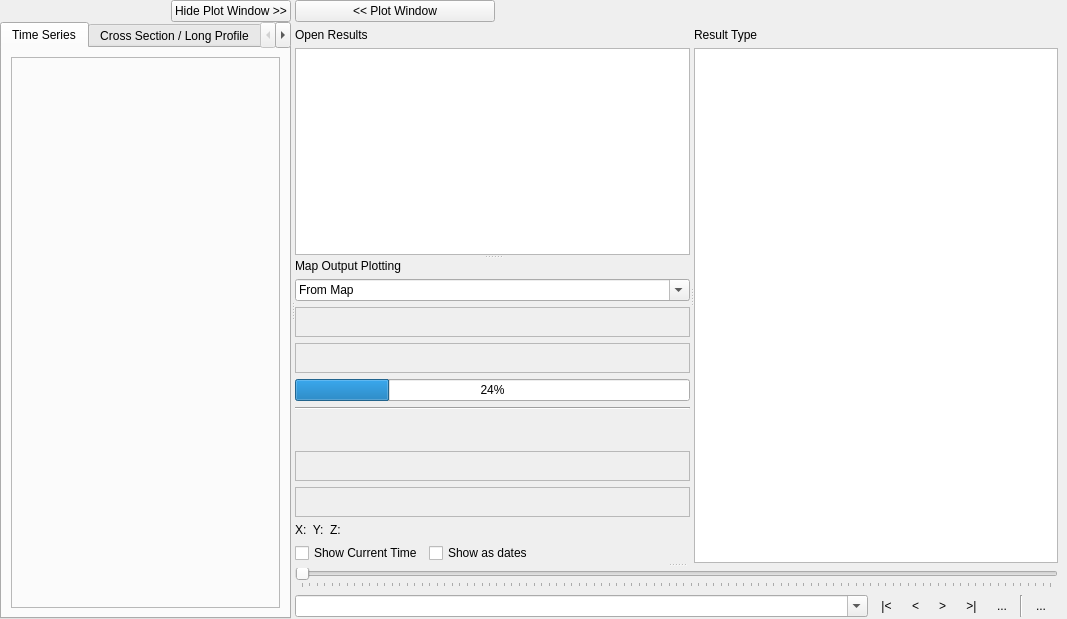
<?xml version="1.0" encoding="UTF-8"?>
<ui version="4.0">
 <class>Tuplot</class>
 <widget class="QDockWidget" name="Tuplot">
  <property name="geometry">
   <rect>
    <x>0</x>
    <y>0</y>
    <width>1067</width>
    <height>619</height>
   </rect>
  </property>
  <property name="windowTitle">
   <string>TUFLOW Viewer</string>
  </property>
  <widget class="QWidget" name="dockWidgetContents">
   <layout class="QVBoxLayout" name="verticalLayout_9">
    <property name="spacing">
     <number>0</number>
    </property>
    <property name="leftMargin">
     <number>0</number>
    </property>
    <property name="topMargin">
     <number>0</number>
    </property>
    <property name="rightMargin">
     <number>9</number>
    </property>
    <property name="bottomMargin">
     <number>0</number>
    </property>
    <item>
     <widget class="QSplitter" name="splitter_3">
      <property name="sizePolicy">
       <sizepolicy hsizetype="Preferred" vsizetype="Preferred">
        <horstretch>0</horstretch>
        <verstretch>0</verstretch>
       </sizepolicy>
      </property>
      <property name="orientation">
       <enum>Qt::Horizontal</enum>
      </property>
      <widget class="QWidget" name="PlotLayout" native="true">
       <property name="sizePolicy">
        <sizepolicy hsizetype="Expanding" vsizetype="Preferred">
         <horstretch>0</horstretch>
         <verstretch>0</verstretch>
        </sizepolicy>
       </property>
       <layout class="QVBoxLayout" name="verticalLayout_2">
        <property name="spacing">
         <number>0</number>
        </property>
        <property name="leftMargin">
         <number>0</number>
        </property>
        <property name="topMargin">
         <number>0</number>
        </property>
        <property name="rightMargin">
         <number>0</number>
        </property>
        <property name="bottomMargin">
         <number>0</number>
        </property>
        <item>
         <widget class="QWidget" name="wTopBar" native="true">
          <layout class="QHBoxLayout" name="horizontalLayout_2">
           <property name="spacing">
            <number>0</number>
           </property>
           <property name="leftMargin">
            <number>0</number>
           </property>
           <property name="topMargin">
            <number>0</number>
           </property>
           <property name="rightMargin">
            <number>0</number>
           </property>
           <property name="bottomMargin">
            <number>0</number>
           </property>
           <item>
            <widget class="QWidget" name="mainMenu_2" native="true">
             <layout class="QVBoxLayout" name="mainMenu">
              <property name="spacing">
               <number>0</number>
              </property>
              <property name="leftMargin">
               <number>0</number>
              </property>
              <property name="topMargin">
               <number>0</number>
              </property>
              <property name="rightMargin">
               <number>0</number>
              </property>
              <property name="bottomMargin">
               <number>0</number>
              </property>
             </layout>
            </widget>
           </item>
           <item>
            <widget class="QLabel" name="label_4">
             <property name="minimumSize">
              <size>
               <width>0</width>
               <height>20</height>
              </size>
             </property>
             <property name="text">
              <string/>
             </property>
             <property name="pixmap">
              <pixmap resource="../resources/TUFLOW_logo.qrc">:/logo/TUFLOW_logo_resized.png</pixmap>
             </property>
             <property name="scaledContents">
              <bool>false</bool>
             </property>
             <property name="alignment">
              <set>Qt::AlignLeading|Qt::AlignLeft|Qt::AlignVCenter</set>
             </property>
            </widget>
           </item>
           <item>
            <widget class="QPushButton" name="pbHidePlotWindow">
             <property name="maximumSize">
              <size>
               <width>16777215</width>
               <height>16777215</height>
              </size>
             </property>
             <property name="text">
              <string>Hide Plot Window &gt;&gt;</string>
             </property>
            </widget>
           </item>
          </layout>
         </widget>
        </item>
        <item>
         <widget class="QTabWidget" name="tabWidget">
          <property name="currentIndex">
           <number>0</number>
          </property>
          <widget class="QWidget" name="TimeSeriesTab">
           <attribute name="title">
            <string>Time Series</string>
           </attribute>
           <layout class="QGridLayout" name="gridLayout_3" rowstretch="10" columnstretch="10">
            <item row="0" column="0">
             <layout class="QGridLayout" name="TimeSeriesLayout">
              <item row="0" column="0">
               <widget class="QFrame" name="TimeSeriesFrame">
                <property name="frameShape">
                 <enum>QFrame::StyledPanel</enum>
                </property>
                <property name="frameShadow">
                 <enum>QFrame::Raised</enum>
                </property>
               </widget>
              </item>
             </layout>
            </item>
           </layout>
          </widget>
          <widget class="QWidget" name="LongPlotTab">
           <attribute name="title">
            <string>Cross Section / Long Profile</string>
           </attribute>
           <layout class="QGridLayout" name="gridLayout_2">
            <item row="0" column="0">
             <layout class="QGridLayout" name="LongPlotLayout">
              <item row="0" column="0">
               <widget class="QFrame" name="LongPlotFrame">
                <property name="frameShape">
                 <enum>QFrame::StyledPanel</enum>
                </property>
                <property name="frameShadow">
                 <enum>QFrame::Raised</enum>
                </property>
               </widget>
              </item>
             </layout>
            </item>
           </layout>
          </widget>
          <widget class="QWidget" name="CrossSectionTab">
           <attribute name="title">
            <string>1D Cross Section Viewer</string>
           </attribute>
           <layout class="QGridLayout" name="gridLayout_5">
            <item row="0" column="0">
             <layout class="QGridLayout" name="CrossSectionLayout">
              <item row="0" column="0">
               <widget class="QFrame" name="CrossSectionFrame">
                <property name="frameShape">
                 <enum>QFrame::StyledPanel</enum>
                </property>
                <property name="frameShadow">
                 <enum>QFrame::Raised</enum>
                </property>
               </widget>
              </item>
             </layout>
            </item>
           </layout>
          </widget>
          <widget class="QWidget" name="VerticalProfileTab">
           <attribute name="title">
            <string>Vertical Profile</string>
           </attribute>
           <layout class="QGridLayout" name="gridLayout_4">
            <item row="0" column="0">
             <layout class="QGridLayout" name="VerticalProfileLayout">
              <item row="0" column="0">
               <widget class="QFrame" name="VerticalProfileFrame">
                <property name="frameShape">
                 <enum>QFrame::StyledPanel</enum>
                </property>
                <property name="frameShadow">
                 <enum>QFrame::Raised</enum>
                </property>
               </widget>
              </item>
             </layout>
            </item>
           </layout>
          </widget>
         </widget>
        </item>
       </layout>
      </widget>
      <widget class="QWidget" name="ResultLayout" native="true">
       <layout class="QVBoxLayout" name="verticalLayout_6">
        <item>
         <widget class="QWidget" name="SecondMenu" native="true">
          <layout class="QHBoxLayout" name="horizontalLayout_3">
           <property name="spacing">
            <number>0</number>
           </property>
           <property name="leftMargin">
            <number>0</number>
           </property>
           <property name="topMargin">
            <number>0</number>
           </property>
           <property name="rightMargin">
            <number>0</number>
           </property>
           <property name="bottomMargin">
            <number>0</number>
           </property>
           <item>
            <widget class="QPushButton" name="pbShowPlotWindow">
             <property name="maximumSize">
              <size>
               <width>200</width>
               <height>16777215</height>
              </size>
             </property>
             <property name="text">
              <string>&lt;&lt; Plot Window</string>
             </property>
            </widget>
           </item>
           <item>
            <widget class="QWidget" name="mainMenuSecond_2" native="true">
             <layout class="QVBoxLayout" name="mainMenuSecond">
              <property name="spacing">
               <number>0</number>
              </property>
              <property name="leftMargin">
               <number>0</number>
              </property>
              <property name="topMargin">
               <number>0</number>
              </property>
              <property name="rightMargin">
               <number>0</number>
              </property>
              <property name="bottomMargin">
               <number>0</number>
              </property>
             </layout>
            </widget>
           </item>
           <item>
            <widget class="QLabel" name="label_5">
             <property name="minimumSize">
              <size>
               <width>0</width>
               <height>20</height>
              </size>
             </property>
             <property name="text">
              <string/>
             </property>
             <property name="pixmap">
              <pixmap resource="../resources/TUFLOW_logo.qrc">:/logo/TUFLOW_logo_resized.png</pixmap>
             </property>
            </widget>
           </item>
          </layout>
         </widget>
        </item>
        <item>
         <layout class="QVBoxLayout" name="verticalLayout_8">
          <item>
           <widget class="QSplitter" name="splitter_4">
            <property name="orientation">
             <enum>Qt::Vertical</enum>
            </property>
            <widget class="QWidget" name="widget" native="true">
             <layout class="QVBoxLayout" name="verticalLayout_7">
              <item>
               <widget class="QSplitter" name="splitter_2">
                <property name="orientation">
                 <enum>Qt::Horizontal</enum>
                </property>
                <widget class="QWidget" name="OpenResultsWidget" native="true">
                 <layout class="QVBoxLayout" name="OpenResultsLayout_2">
                  <item>
                   <widget class="QSplitter" name="PlotOptionSplitter">
                    <property name="orientation">
                     <enum>Qt::Vertical</enum>
                    </property>
                    <widget class="QWidget" name="OpenResultsLayout" native="true">
                     <layout class="QVBoxLayout" name="verticalLayout_3">
                      <item>
                       <widget class="QLabel" name="label">
                        <property name="text">
                         <string>Open Results</string>
                        </property>
                       </widget>
                      </item>
                      <item>
                       <widget class="QListWidget" name="OpenResults">
                        <property name="selectionMode">
                         <enum>QAbstractItemView::ExtendedSelection</enum>
                        </property>
                        <property name="movement">
                         <enum>QListView::Static</enum>
                        </property>
                        <property name="resizeMode">
                         <enum>QListView::Fixed</enum>
                        </property>
                       </widget>
                      </item>
                     </layout>
                    </widget>
                    <widget class="QWidget" name="MapPlottingLayout" native="true">
                     <layout class="QVBoxLayout" name="verticalLayout_5">
                      <item>
                       <widget class="QLabel" name="label_3">
                        <property name="text">
                         <string>Map Output Plotting</string>
                        </property>
                       </widget>
                      </item>
                      <item>
                       <widget class="QComboBox" name="cboSelectType">
                        <property name="editable">
                         <bool>true</bool>
                        </property>
                        <property name="insertPolicy">
                         <enum>QComboBox::NoInsert</enum>
                        </property>
                        <item>
                         <property name="text">
                          <string>From Map</string>
                         </property>
                        </item>
                        <item>
                         <property name="text">
                          <string>From Map Multi</string>
                         </property>
                        </item>
                        <item>
                         <property name="text">
                          <string>Layer Selection</string>
                         </property>
                        </item>
                       </widget>
                      </item>
                      <item>
                       <layout class="QVBoxLayout" name="verticalLayout">
                        <item>
                         <widget class="QFrame" name="MapOutputPlotFrame">
                          <property name="minimumSize">
                           <size>
                            <width>100</width>
                            <height>30</height>
                           </size>
                          </property>
                          <property name="frameShape">
                           <enum>QFrame::StyledPanel</enum>
                          </property>
                          <property name="frameShadow">
                           <enum>QFrame::Raised</enum>
                          </property>
                          <layout class="QHBoxLayout" name="horizontalLayout"/>
                         </widget>
                        </item>
                        <item>
                         <widget class="QFrame" name="Mesh3DToolbarFrame">
                          <property name="minimumSize">
                           <size>
                            <width>100</width>
                            <height>30</height>
                           </size>
                          </property>
                          <property name="frameShape">
                           <enum>QFrame::StyledPanel</enum>
                          </property>
                          <property name="frameShadow">
                           <enum>QFrame::Raised</enum>
                          </property>
                         </widget>
                        </item>
                        <item>
                         <widget class="QProgressBar" name="progressBar">
                          <property name="value">
                           <number>24</number>
                          </property>
                         </widget>
                        </item>
                        <item>
                         <widget class="Line" name="line">
                          <property name="orientation">
                           <enum>Qt::Horizontal</enum>
                          </property>
                         </widget>
                        </item>
                        <item>
                         <spacer name="verticalSpacer">
                          <property name="orientation">
                           <enum>Qt::Vertical</enum>
                          </property>
                          <property name="sizeType">
                           <enum>QSizePolicy::MinimumExpanding</enum>
                          </property>
                          <property name="sizeHint" stdset="0">
                           <size>
                            <width>20</width>
                            <height>15</height>
                           </size>
                          </property>
                         </spacer>
                        </item>
                        <item>
                         <widget class="QFrame" name="ViewToolbarFrame">
                          <property name="minimumSize">
                           <size>
                            <width>100</width>
                            <height>30</height>
                           </size>
                          </property>
                          <property name="frameShape">
                           <enum>QFrame::StyledPanel</enum>
                          </property>
                          <property name="frameShadow">
                           <enum>QFrame::Raised</enum>
                          </property>
                         </widget>
                        </item>
                        <item>
                         <widget class="QFrame" name="mplToolbarFrame">
                          <property name="minimumSize">
                           <size>
                            <width>100</width>
                            <height>30</height>
                           </size>
                          </property>
                          <property name="frameShape">
                           <enum>QFrame::StyledPanel</enum>
                          </property>
                          <property name="frameShadow">
                           <enum>QFrame::Raised</enum>
                          </property>
                         </widget>
                        </item>
                        <item>
                         <widget class="QLabel" name="plotCoords">
                          <property name="text">
                           <string>X:  Y:  Z:</string>
                          </property>
                         </widget>
                        </item>
                       </layout>
                      </item>
                      <item>
                       <layout class="QHBoxLayout" name="horizontalLayout_5">
                        <item>
                         <widget class="QCheckBox" name="cbShowCurrentTime">
                          <property name="text">
                           <string>Show Current Time</string>
                          </property>
                         </widget>
                        </item>
                        <item>
                         <widget class="QCheckBox" name="cbShowAsDates">
                          <property name="text">
                           <string>Show as dates</string>
                          </property>
                         </widget>
                        </item>
                        <item>
                         <spacer name="horizontalSpacer">
                          <property name="orientation">
                           <enum>Qt::Horizontal</enum>
                          </property>
                          <property name="sizeHint" stdset="0">
                           <size>
                            <width>40</width>
                            <height>20</height>
                           </size>
                          </property>
                         </spacer>
                        </item>
                       </layout>
                      </item>
                     </layout>
                    </widget>
                   </widget>
                  </item>
                 </layout>
                </widget>
                <widget class="QSplitter" name="ResultTypeSplitter">
                 <property name="orientation">
                  <enum>Qt::Vertical</enum>
                 </property>
                 <widget class="QWidget" name="ResultTypeLayout" native="true">
                  <layout class="QVBoxLayout" name="verticalLayout_11">
                   <item>
                    <widget class="QLabel" name="label_6">
                     <property name="text">
                      <string>Result Type</string>
                     </property>
                    </widget>
                   </item>
                   <item>
                    <widget class="DataSetView" name="OpenResultTypes">
                     <property name="minimumSize">
                      <size>
                       <width>150</width>
                       <height>55</height>
                      </size>
                     </property>
                     <property name="mouseTracking">
                      <bool>true</bool>
                     </property>
                     <property name="toolTip">
                      <string>Test</string>
                     </property>
                     <property name="selectionMode">
                      <enum>QAbstractItemView::MultiSelection</enum>
                     </property>
                     <property name="selectionBehavior">
                      <enum>QAbstractItemView::SelectRows</enum>
                     </property>
                    </widget>
                   </item>
                  </layout>
                 </widget>
                </widget>
               </widget>
              </item>
             </layout>
            </widget>
            <widget class="QWidget" name="verticalWidget" native="true">
             <layout class="QVBoxLayout" name="verticalLayout_10">
              <item>
               <widget class="TimeSlider" name="sliderTime">
                <property name="maximum">
                 <number>100</number>
                </property>
                <property name="pageStep">
                 <number>100</number>
                </property>
                <property name="orientation">
                 <enum>Qt::Horizontal</enum>
                </property>
                <property name="tickPosition">
                 <enum>QSlider::TicksBelow</enum>
                </property>
                <property name="tickInterval">
                 <number>1</number>
                </property>
               </widget>
              </item>
              <item>
               <layout class="QHBoxLayout" name="horizontalLayout_4">
                <item>
                 <widget class="QComboBox" name="cboTime">
                  <property name="sizePolicy">
                   <sizepolicy hsizetype="Preferred" vsizetype="Fixed">
                    <horstretch>100</horstretch>
                    <verstretch>0</verstretch>
                   </sizepolicy>
                  </property>
                  <property name="minimumSize">
                   <size>
                    <width>0</width>
                    <height>0</height>
                   </size>
                  </property>
                  <property name="editable">
                   <bool>true</bool>
                  </property>
                  <property name="insertPolicy">
                   <enum>QComboBox::NoInsert</enum>
                  </property>
                 </widget>
                </item>
                <item>
                 <widget class="QToolButton" name="btnFirst">
                  <property name="toolTip">
                   <string>First Timestep</string>
                  </property>
                  <property name="text">
                   <string>|&lt;</string>
                  </property>
                  <property name="autoRaise">
                   <bool>true</bool>
                  </property>
                 </widget>
                </item>
                <item>
                 <widget class="QToolButton" name="btnPrev">
                  <property name="toolTip">
                   <string>Previous Timestep</string>
                  </property>
                  <property name="text">
                   <string>&lt;</string>
                  </property>
                  <property name="autoRaise">
                   <bool>true</bool>
                  </property>
                 </widget>
                </item>
                <item>
                 <widget class="QToolButton" name="btnNext">
                  <property name="toolTip">
                   <string>Next Timestep</string>
                  </property>
                  <property name="text">
                   <string>&gt;</string>
                  </property>
                  <property name="autoRaise">
                   <bool>true</bool>
                  </property>
                 </widget>
                </item>
                <item>
                 <widget class="QToolButton" name="btnLast">
                  <property name="toolTip">
                   <string>Last Timestep</string>
                  </property>
                  <property name="text">
                   <string>&gt;|</string>
                  </property>
                  <property name="autoRaise">
                   <bool>true</bool>
                  </property>
                 </widget>
                </item>
                <item>
                 <widget class="QToolButton" name="btnTimePlay">
                  <property name="toolTip">
                   <string>Play Through Timesteps</string>
                  </property>
                  <property name="text">
                   <string>...</string>
                  </property>
                  <property name="checkable">
                   <bool>true</bool>
                  </property>
                  <property name="popupMode">
                   <enum>QToolButton::InstantPopup</enum>
                  </property>
                  <property name="autoRaise">
                   <bool>true</bool>
                  </property>
                  <property name="arrowType">
                   <enum>Qt::NoArrow</enum>
                  </property>
                 </widget>
                </item>
                <item>
                 <widget class="Line" name="line_2">
                  <property name="orientation">
                   <enum>Qt::Vertical</enum>
                  </property>
                 </widget>
                </item>
                <item>
                 <widget class="QToolButton" name="btn2dLock">
                  <property name="toolTip">
                   <string>Lock Timesteps to Map Outputs</string>
                  </property>
                  <property name="text">
                   <string>...</string>
                  </property>
                  <property name="checkable">
                   <bool>false</bool>
                  </property>
                  <property name="autoRaise">
                   <bool>true</bool>
                  </property>
                 </widget>
                </item>
                <item>
                 <spacer name="horizontalSpacer_2">
                  <property name="orientation">
                   <enum>Qt::Horizontal</enum>
                  </property>
                  <property name="sizeHint" stdset="0">
                   <size>
                    <width>5</width>
                    <height>20</height>
                   </size>
                  </property>
                 </spacer>
                </item>
               </layout>
              </item>
             </layout>
            </widget>
           </widget>
          </item>
         </layout>
        </item>
       </layout>
      </widget>
     </widget>
    </item>
   </layout>
  </widget>
 </widget>
 <customwidgets>
  <customwidget>
   <class>DataSetView</class>
   <extends>QTreeView</extends>
   <header>tuflow.dataset_view</header>
  </customwidget>
  <customwidget>
   <class>TimeSlider</class>
   <extends>QSlider</extends>
   <header>tuflow.time_slider</header>
  </customwidget>
 </customwidgets>
 <resources>
  <include location="../resources/TUFLOW_logo.qrc"/>
 </resources>
 <connections/>
</ui>
